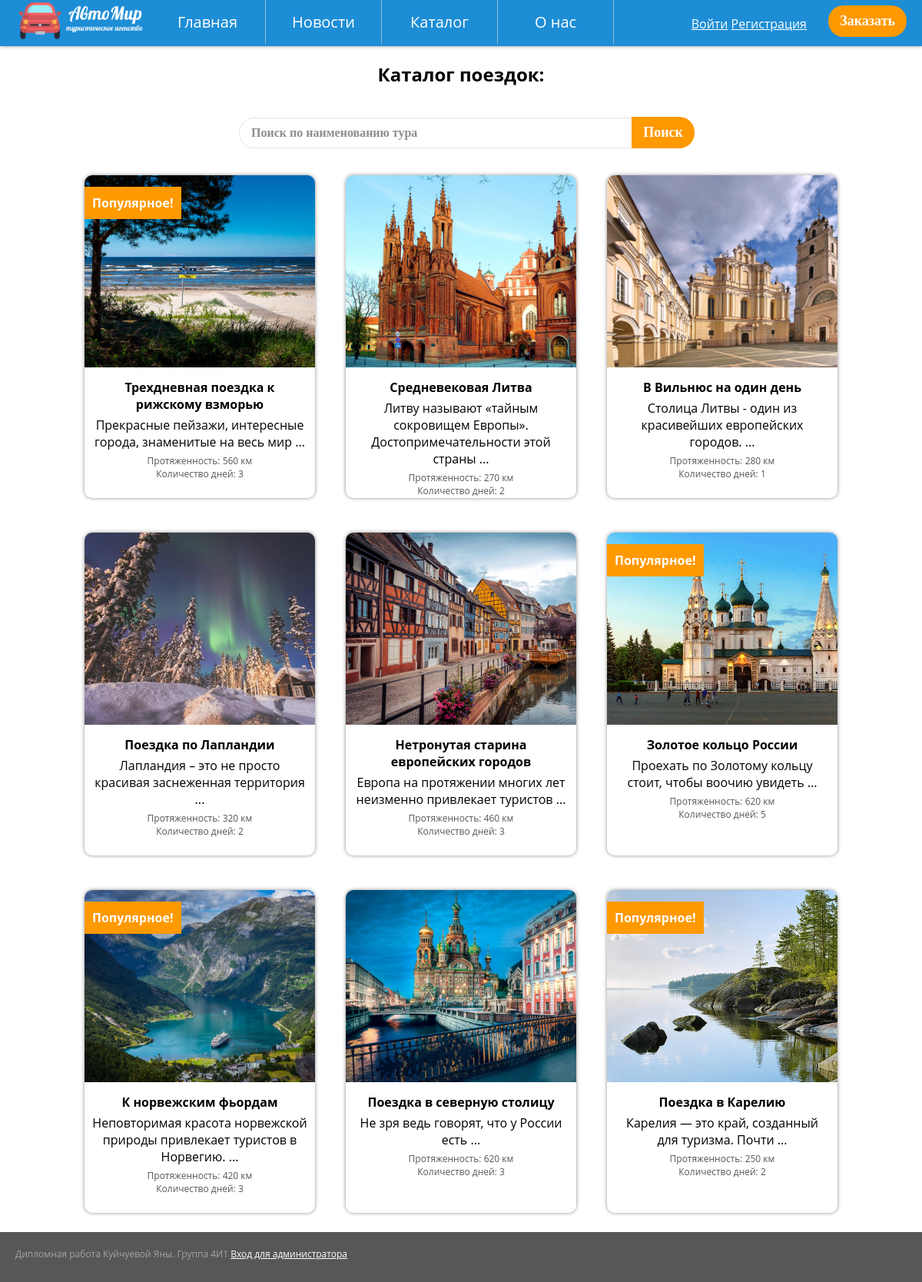
Screenshot of /catalog.php with the database file from the repository.
### tables this page shows
CREATE TABLE `tours` (
  `id_tour` int(11) NOT NULL,
  `title` varchar(100) NOT NULL,
  `description` varchar(1000) NOT NULL,
  `length` int(11) NOT NULL,
  `duration` int(11) NOT NULL,
  `image` varchar(200) NOT NULL,
  `popular` tinyint(1) NOT NULL,
  `id_direction` int(11) NOT NULL,
  `id_performer` int(11) NOT NULL,
  `cities` varchar(100) NOT NULL
);

### catalog.php (the view, shortened to what this page needs)
<!doctype html>
<html lang="ru">
  <head>
    <link rel="stylesheet" type="text/css" href="css/style.css">
    <link rel="stylesheet" type="text/css" href="css/steps.css">
  </head>
  <body>
  <?php
    include 'header.php';
  ?>
    <?php
        require_once 'connection.php';
        $link = mysqli_connect($host, $user, $password, $database)
            or die("Ошибка " . mysqli_error($link));
        $search_q=$_GET['search_q'];
        if ($search_q) {
            $search_q = trim($search_q);
            $search_q = strip_tags($search_q);
            $q = mysqli_query($link, "SELECT * FROM `tours` WHERE title LIKE '%".$search_q."%'");
            while ($r_p = $q->fetch_assoc()) {
                $query = "SELECT * FROM `tours` WHERE id_tour = ".$r_p["id_tour"]."";
            }
        } else {
            $query ="SELECT * FROM tours WHERE id_direction = ".$_GET["direction"]."";
            if (!$_GET["direction"])
                $query ="SELECT * FROM tours";
        }
    ?>
     <section class="all-tours">
     <h1>Каталог поездок:</h1>
     <form method="get" action="catalog.php" style="width: 100%;">
            <div class="input-group mb-3">
                    <input type="text" class="search-inpt" name="search_q" placeholder="Поиск по наименованию тура">
                        <button class="search-btn" type="submit">Поиск</button>
                </div>
            </form>
    <?php
                $result = mysqli_query($link, $query) or die("Ошибка " . mysqli_error($link));
                if($result)
                {
                    while($row = mysqli_fetch_array($result)) {
                        $article = preg_match("/^((\S+\s){8})/s", $row["description"], $m) ? $m[1]: $row["description"];
                        if ($row["popular"] == "1") {
                            $span = '<span>Популярное!</span>';
                          } else {$span = '';}
                          print '<figure>';
                      print '<a class="link-black" href="tour.php?tour='.$row["id_tour"].'">
                          <img class="photo-land" src="'.$row["image"].'">'.$span.'
                          <figcaption>
                            <h4>'.$row["title"].'</h4>
                            <p>'.$article.'...</p>
                            <div class="info">Протяженность: '.$row["length"].' км</div>
                            <div class="info">Количество дней: '.$row["duration"].'</div>
                            </figcaption>
                            </a>
                        </figure>';
                      }
                };
      ?>
  </section>
  <?php
    include 'footer.php';
   ?>
     </body>
</html>

### header.php (shortened to what this page needs)
<nav>
        <ul id="navbar">
                <li id="title"><img src="img/car.png" id="logo"></li>
                <li><a href="index.php">Главная</a></li>
                <li><a href="#">Новости</a></li>
                <li><a href="#">Каталог</a>
                </li>
                <li><a href="#">О нас</a></li>
              </ul>
              <div class="auth">
              <?php
               if (isset($_SESSION['id_FIO'])) {
                echo '<h4 style="color: white;"><a href="client/client.php?p=favor">'.$_SESSION['id_FIO'].'</a></h4>';
               } else {
                 echo '<a href="client/client.php?p=favor">Войти</a>
                 <a class="" href="registration.php">Регистрация</a>';
               }
              ?>
              </div>
              <button class="order-trip popup-open">Заказать</button>
            </nav>

### footer.php (shortened to what this page needs)
<footer>
<p>
  Дипломная работа Куйчуевой Яны. Группа 4И1
  <a href="admin/admin.php?p=report">Вход для администратора</a>
</p>
</footer>

### css/style.css (style rules this page uses)
* { margin: 0; padding: 0; }
body { font-family: 'Montserrat', 'Open Sans', sans-serif; position: relative; }
a { color: #fff; }
.link-black { color: #000; text-decoration: none; }
#logo { width: 170px; }
#navbar, #navbar ul { margin: 0; padding: 0; list-style-type: none; }
#navbar { height: 60px; background-color: #1D8DD5; box-shadow: 0 0 5px #8d8c8c; padding-left: 25px; min-width: 470px; font-size: 20px; }
#navbar li { float: left; position: relative; height: 100%; }
#navbar li a { display: block; padding: 15px; width: 10vw; color: #fff; border-right: 0.5px solid #97bcd3; text-decoration: none; text-align: center; }
.auth { position: absolute; top: 20px; right: 150px; }
button { background: #ff9900; color: #fff; padding: 10px 15px; border-radius: 20px; border: 0; font-family: 'Century Gothic'; font-weight: bold; font-size: 18px; }
input, textarea, select { padding: 10px 15px; border-radius: 20px; border: 1px solid #e4e4e4; font-family: 'Century Gothic'; font-weight: bold; font-size: 16px; margin: 15px; }
::placeholder { color: #8d8d8d; }
.search-inpt { border-radius: 20px 0 0 20px; width: 40vw; margin-right: -5px; margin-top: 20px; }
.search-btn { border-radius: 0 20px 20px 0; display: inline-block; margin-left: 0; }
.order-trip { position: absolute; top: 7px; right: 20px; }
h1, h3 { text-align: center; margin: 20px 0 20px 0; }
h4, p { margin-bottom: 5px; }
section { min-height: 900px; }
.all-tours { text-align: center; }
figure { width: 300px; height: 420px; box-shadow: 0 0 5px #8d8c8c; position: relative; margin: 20px; border-radius: 10px; overflow: hidden; display: inline-block; }
figure span { position: absolute; top: 15px; left: 0px; background: #f90; color: white; padding: 10px; font-weight: bold; }
figcaption { padding: 10px; }
.info { font-size: 12px; color: #575757; }
.photo-land { height: 250px; }
footer { background: #575757; height: 65px; width: 100%; font-size: 12px;; color: #a3a3a3; position: absolute; bottom: -65px; }
footer p { padding: 20px; }

### rows the page displays
tours: image (picture), popular "Популярное!", title "Трехдневная поездка к рижскому взморью", description "Прекрасные пейзажи, интересные города, знаменитые на весь мир", length "560", duration "3"
tours: image (picture), title "Средневековая Литва", description "Литву называют «тайным сокровищем Европы». Достопримечательности этой страны", length "270", duration "2"
tours: image (picture), title "В Вильнюс на один день", description "Столица Литвы - один из красивейших европейских городов.", length "280", duration "1"
tours: image (picture), title "Поездка по Лапландии", description "Лапландия – это не просто красивая заснеженная территория", length "320", duration "2"
tours: image (picture), title "Нетронутая старина европейских городов", description "Европа на протяжении многих лет неизменно привлекает туристов", length "460", duration "3"
tours: image (picture), popular "Популярное!", title "Золотое кольцо России", description "Проехать по Золотому кольцу стоит, чтобы воочию увидеть", length "620", duration "5"
tours: image (picture), popular "Популярное!", title "К норвежским фьордам", description "Неповторимая красота норвежской природы привлекает туристов в Норвегию.", length "420", duration "3"
tours: image (picture), title "Поездка в северную столицу", description "Не зря ведь говорят, что у России есть", length "620", duration "3"
tours: image (picture), popular "Популярное!", title "Поездка в Карелию", description "Карелия — это край, созданный для туризма. Почти", length "250", duration "2"
